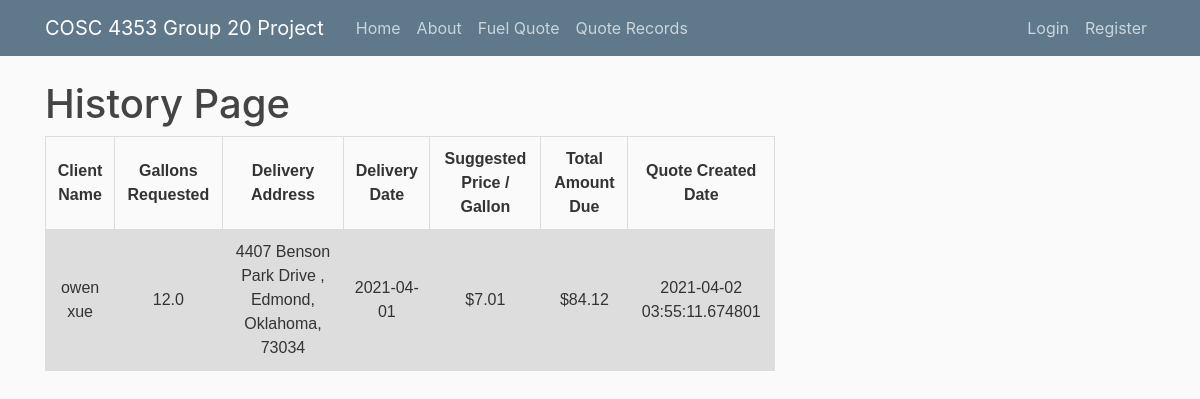
Before: /history with the older database file.
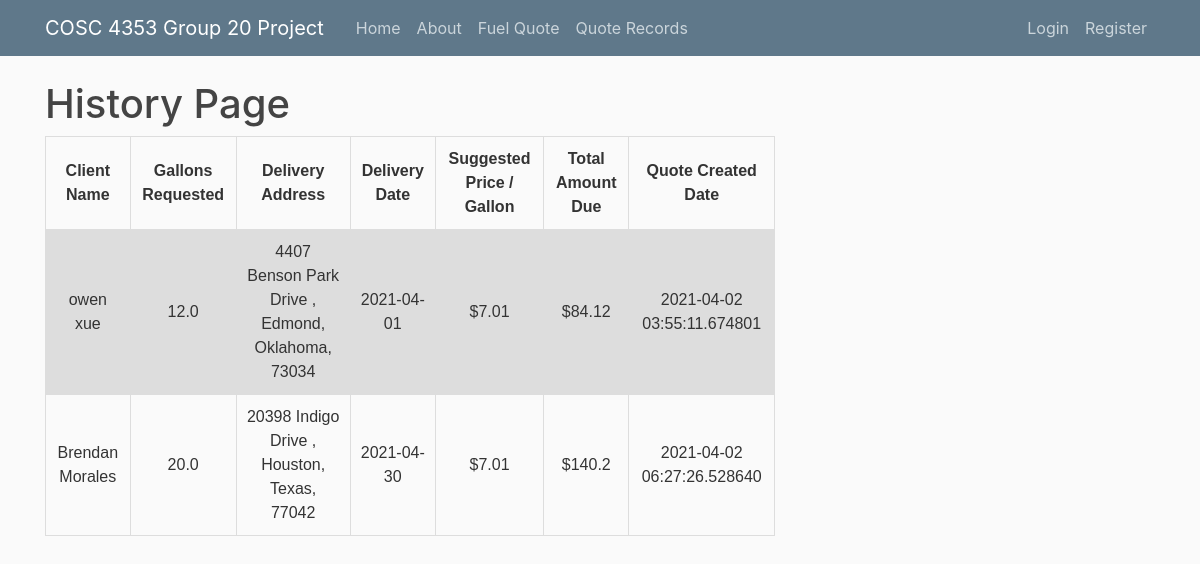
After: the same page with the newer database file.
### quote_project/models.py (models this page shows, shortened)
class Profile(db.Model):
    id = db.Column(db.Integer, primary_key=True)
    user_id = db.Column(db.Integer, db.ForeignKey('user.id'), nullable=False)
    fullname = db.Column(db.String(100), unique=False, nullable=False)
    address1 = db.Column(db.String(100), unique=False, nullable=False)
    address2 = db.Column(db.String(100), unique=False, nullable=True)  # optional filed
    city = db.Column(db.String(100), unique=False, nullable=False)
    state = db.Column(db.String(20), unique=False, nullable=False)
    zip = db.Column(db.String(10), unique=False, nullable=False)
    quotes = db.relationship('Quote', backref='profile', lazy=True)

class Quote(db.Model):
    id = db.Column(db.Integer, primary_key=True)
    delivery_date = db.Column(db.String(10), unique=False, nullable=False)
    request_gallons = db.Column(db.Float, nullable=False)
    suggested_price = db.Column(db.Float)
    date_quoted = db.Column(db.DateTime, nullable=False, default=datetime.utcnow)
    user_id = db.Column(db.Integer, db.ForeignKey('user.id'), nullable=False)
    profile_id = db.Column(db.Integer, db.ForeignKey('profile.id'), nullable=False)
    total = db.Column(db.Float, nullable=False)

### quote_project/routes.py (the view)
@app.route("/history")
def display_history():
    numRow = Quote.query.count()
    quote_records = []
    for counter in range(1, numRow+1):
        client_name = Quote.query.filter_by(id=counter).first().profile.fullname
        gallons_requested = Quote.query.filter_by(id=counter).first().request_gallons
        delivery_address1 = Quote.query.filter_by(id=counter).first().profile.address1
        delivery_address2 = Quote.query.filter_by(id=counter).first().profile.address2
        if delivery_address2 is None:
            delivery_address2 = ""
        zipcode = Quote.query.filter_by(id=counter).first().profile.zip
        city = Quote.query.filter_by(id=counter).first().profile.city
        state = Quote.query.filter_by(id=counter).first().profile.state
        delivery_address = f'{delivery_address1} {delivery_address2}, {city}, {state}, {zipcode}'
        delivery_date = Quote.query.filter_by(id=counter).first().delivery_date
        suggested_price = Quote.query.filter_by(id=counter).first().suggested_price
        total_amount = Quote.query.filter_by(id=counter).first().total
        quote_created = Quote.query.filter_by(id=counter).first().date_quoted
        temp_dict = {'client_name': client_name,
                     'gallons_requested': gallons_requested,
                     'delivery_address': delivery_address,
                     'delivery_date': delivery_date,
                     'suggested_price': f'${suggested_price}',
                     'total_amount': f'${total_amount}',
                     'quote_created': quote_created
                     }
        quote_records.append(temp_dict)
    print(quote_records)
    return render_template('history.html', title='History', histories=quote_records)

### quote_project/templates/history.html
{% extends "layout.html" %}
{% block content %}
	<h1>History Page</h1>
    <table>
        <tr>
          <th>Client Name</th>
          <th>Gallons Requested</th>
          <th>Delivery Address</th>
          <th>Delivery Date</th>
          <th>Suggested Price / Gallon</th>
          <th>Total Amount Due</th>
          <th>Quote Created Date</th>
        </tr>
        {% for history in histories %}
            <tr>
            <td>{{ history.client_name }}</td>
            <td>{{ history.gallons_requested }}</td>
            <td>{{ history.delivery_address }}</td>
            <td>{{ history.delivery_date }}</td>
            <td>{{ history.suggested_price }}</td>
            <td>{{ history.total_amount }}</td>
            <td>{{ history.quote_created }}</td>
            </tr>
        {% endfor %}
      </table>
{% endblock content %}

### quote_project/templates/layout.html (shortened to what this page needs)
<!DOCTYPE html>
<html>
<head>
    <link rel="stylesheet" href="https://maxcdn.bootstrapcdn.com/bootstrap/4.0.0/css/bootstrap.min.css">
    <link rel="stylesheet" type="text/css" href="{{ url_for('static', filename='main.css') }}">
    <link href="https://cdnjs.cloudflare.com/ajax/libs/bootstrap-datepicker/1.7.1/css/bootstrap-datepicker.min.css" rel="stylesheet"/>
</head>
<body>
    <header class="site-header">
      <nav class="navbar navbar-expand-md navbar-dark bg-steel fixed-top">
        <div class="container">
          <a class="navbar-brand mr-4" href="/">COSC 4353 Group 20 Project</a>
          <div class="collapse navbar-collapse" id="navbarToggle">
            <div class="navbar-nav mr-auto">
              <a class="nav-item nav-link" href="{{ url_for('home') }}">Home</a>
              <a class="nav-item nav-link" href="{{ url_for('about') }}">About</a>
              <a class="nav-item nav-link" href="{{ url_for('fuelquote') }}">Fuel Quote</a>
              <a class="nav-item nav-link" href="{{ url_for('display_history') }}">Quote Records</a>
            </div>
            <div class="navbar-nav">
              {% if current_user.is_authenticated %}
              <a class="nav-item nav-link" href="{{ url_for('profileManagement') }}">Account</a>
                <a class="nav-item nav-link" href="{{ url_for('logout') }}">Logout</a>
              {% else %}
                <a class="nav-item nav-link" href="{{ url_for('login') }}">Login</a>
                <a class="nav-item nav-link" href="{{ url_for('register') }}">Register</a>
              {% endif %}
            </div>
          </div>
        </div>
      </nav>
    </header>
    <main role="main" class="container">
      <div class="row">
        <div class="col-md-8">
          {% block content %}{% endblock %}
        </div>
        <div class="col-md-4">
        </div>
      </div>
    </main>
</body>
</html>

### quote_project/static/main.css (style rules this page uses)
body { background: #fafafa; color: #333333; margin-top: 5rem; }
h1, h2, h3, h4, h5, h6 { color: #444444; }
.bg-steel { background-color: #5f788a; }
.site-header .navbar-nav .nav-link { color: #cbd5db; }
table, th, td { border: 1px solid black; border-collapse: collapse; }

### quote_project/templates/layout.html (style rules this page uses)
table { font-family: arial, sans-serif; border-collapse: collapse; width: 100%; }
td, th { border: 1px solid #dddddd; text-align: center; padding: 10px; }
tr:nth-child(even) { background-color: #dddddd; }

Changed rows visible on the page:
added Profile: client_name "Brendan Morales"
added Quote: gallons_requested "20.0", delivery_date "2021-04-30", quote_created "2021-04-02 06:27:26.528640"
Other visible differences:
new list line: "20398 Indigo Drive , Houston, Texas, 77042 $7.01 $140.2"
